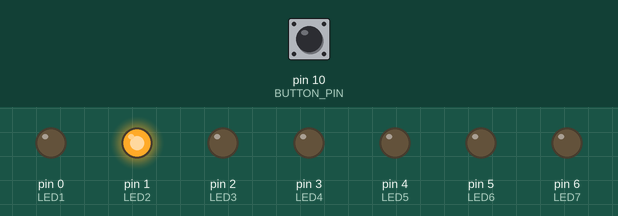
This sketch was run on a simulated Arduino Uno, built with avr-gcc and run on an emulated ATmega328P. Parts: output pins drawn as LEDs (lit = HIGH). Dashed ring = blinking. The test bench sets the inputs (shaded band); at power-on: pin 10 (BUTTON_PIN) LOW.

Above: at 1.2 s.
1.3 s: pin 10 (BUTTON_PIN) pulled HIGH for 0.15 s
At 1.8 s:
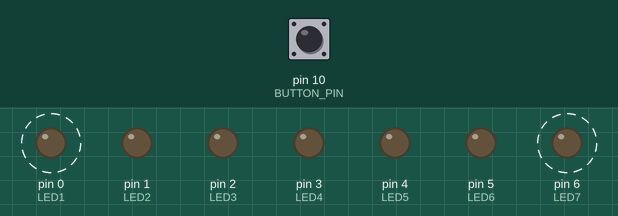
4.4 s: pin 10 (BUTTON_PIN) pulled HIGH for 1 s
At 7.2 s:
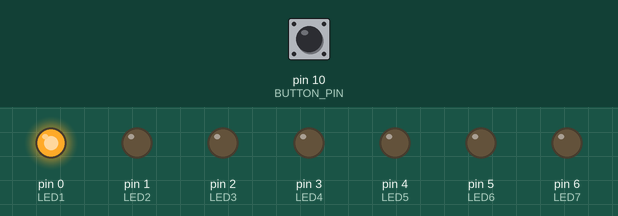
8.4 s: pin 10 (BUTTON_PIN) pulled HIGH for 3.2 s
At 13.7 s:
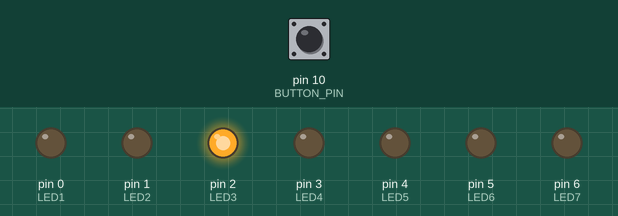
Timing chart, 0 to 23.6 s (numbered marks = the images above; inputs shaded):
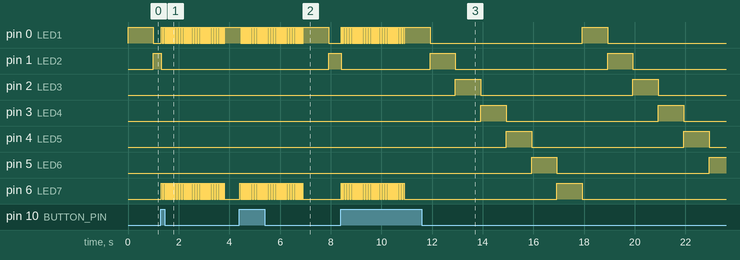

Measured:
- after the input at 1.3 s, pin 0 (LED1): alternates HIGH for 0.03 s and LOW for 0.03 s, 101 changes in all, then stays HIGH, starting at once; pin 1 (LED2): HIGH → LOW after 0.02 s instead of 0.70 s
- after the input at 4.4 s, pin 2 (LED3): stays LOW (without the input it goes to HIGH after 1.4 s); pin 3 (LED4): stays LOW (without the input it goes to HIGH after 2.4 s)

The sketch:

lightChaser.ino
```cpp
#include <Bounce.h>

// define the led constants
const unsigned int LED1 = 0; //  red
const unsigned int LED2 = 1; //  red
const unsigned int LED3 = 2; //  yellow
const unsigned int LED4 = 3; //  green - the middle led
const unsigned int LED5 = 4; //  yellow
const unsigned int LED6 = 5; //  red
const unsigned int LED7 = 6; //  red

// define the button constant
const unsigned int BUTTON_PIN = 10;

// debounce delay - amount of time to wait before reading additional
// button updates.
const unsigned int DEBOUNCE_DELAY = 20;

//  create a bounce object and initialize it with the button pin
//  and debounce delay.
Bounce guess_button(BUTTON_PIN, DEBOUNCE_DELAY);

void setup(){
  // initialize the leds and button
  pinMode(LED1, OUTPUT);
  pinMode(LED2, OUTPUT);
  pinMode(LED3, OUTPUT);
  pinMode(LED4, OUTPUT);
  pinMode(LED5, OUTPUT);
  pinMode(LED6, OUTPUT);
  pinMode(LED7, OUTPUT);
  pinMode(BUTTON_PIN, INPUT);

  // initially light the first led
  displaySingleLED(0);
}

// pin of the currently lit led
int current_light = 0;

// delay time set when initializing a new game (milliseconds)
int LIGHT_DELAY_MAX = 1000;
// minimum delay time till game is won (milliseconds)
int LIGHT_DELAY_MIN = 25;

int current_light_delay = LIGHT_DELAY_MAX;

// used to calculate time elapsed
unsigned long previous_milliseconds = 0;
unsigned long current_milliseconds = 0;

void loop(){

    //  check the button for updates
    if(guess_button.update() && guess_button.read() == HIGH){
       // since we will be showing some sort of notification,
       // clear the existing leds.
       clearAll();

       if(current_light == LED4) // pressed the button at the correct time
       {
          // if the delay is still over 250, take another 250 off.
          if(current_light_delay > 250) current_light_delay = current_light_delay - 250;
          // otherwise if 250 or under only take 50 off at a time.
          else current_light_delay = current_light_delay - 50;

          // if the delay is lower than the min the game is won!
          if(current_light_delay < LIGHT_DELAY_MIN) {
            showGameWin();
            current_light_delay = LIGHT_DELAY_MAX;
          }
          else { // if not over yet, show round won
            showWin();
          }
       }
       else // didn't press button at the right time, lose
       {
          showLose();
          current_light_delay = LIGHT_DELAY_MAX;
       }

       resetPosition();
   }

   current_milliseconds = millis(); // millis get's time elapsed since program has started running.

   // since we need to query the button state at any time we need to make sure we don't have
   // any delays that could cause us to miss reading the button.  by keeping track of a
   // timestamp (previous_milliseconds) and comparing it to the current timestamp (current_milliseconds)
   // we can calculate how much time has elasped.
   if(current_milliseconds - previous_milliseconds > current_light_delay)
   {
      previous_milliseconds = current_milliseconds;

      // advance to the next led
      current_light++;
      if(current_light > 6) current_light = 0;
      displaySingleLED(current_light);
   }
}

void resetPosition(){
  // reset the light
  current_light = 0;

  // display the first light again..
  displaySingleLED(current_light);
  previous_milliseconds = millis();
}

void  clearAll(){
  digitalWrite(LED1, LOW);
  digitalWrite(LED2, LOW);
  digitalWrite(LED3, LOW);
  digitalWrite(LED4, LOW);
  digitalWrite(LED5, LOW);
  digitalWrite(LED6, LOW);
  digitalWrite(LED7, LOW);
}


void displaySingleLED(int number)
{
  // clear the existing leds
  clearAll();

  // set the appropriate led
  if(number == 0)
    digitalWrite(LED1, HIGH);
  else if (number == 1)
    digitalWrite(LED2, HIGH);
  else if(number == 2)
    digitalWrite(LED3, HIGH);
  else if(number == 3)
  digitalWrite(LED4, HIGH);
  else if (number == 4)
    digitalWrite(LED5, HIGH);
  else if(number == 5)
  digitalWrite(LED6, HIGH);
  else if (number == 6)
    digitalWrite(LED7, HIGH);
}

void showWin(){
  // blink the middle led!
  for(int i = 0; i < 50; i++){
      digitalWrite(LED4, HIGH);
      delay(25);
      digitalWrite(LED4, LOW);
      delay(25);
  }
}


void showGameWin(){
    // blink all the leds! ( a huge acheivement truly! )
    for(int i = 0; i < 50; i++){
      digitalWrite(LED1, HIGH);
      digitalWrite(LED2, HIGH);
      digitalWrite(LED3, HIGH);
      digitalWrite(LED4, HIGH);
      digitalWrite(LED5, HIGH);
      digitalWrite(LED6, HIGH);
      digitalWrite(LED7, HIGH);
      delay(25);
      clearAll();
      delay(25);
  }
}

void showLose(){
  // blink the outermost leds
  for(int i = 0; i < 50; i++){
      digitalWrite(LED1, HIGH);
      digitalWrite(LED7, HIGH);
      delay(25);
      digitalWrite(LED1, LOW);
      digitalWrite(LED7, LOW);
      delay(25);
  }

}
```
